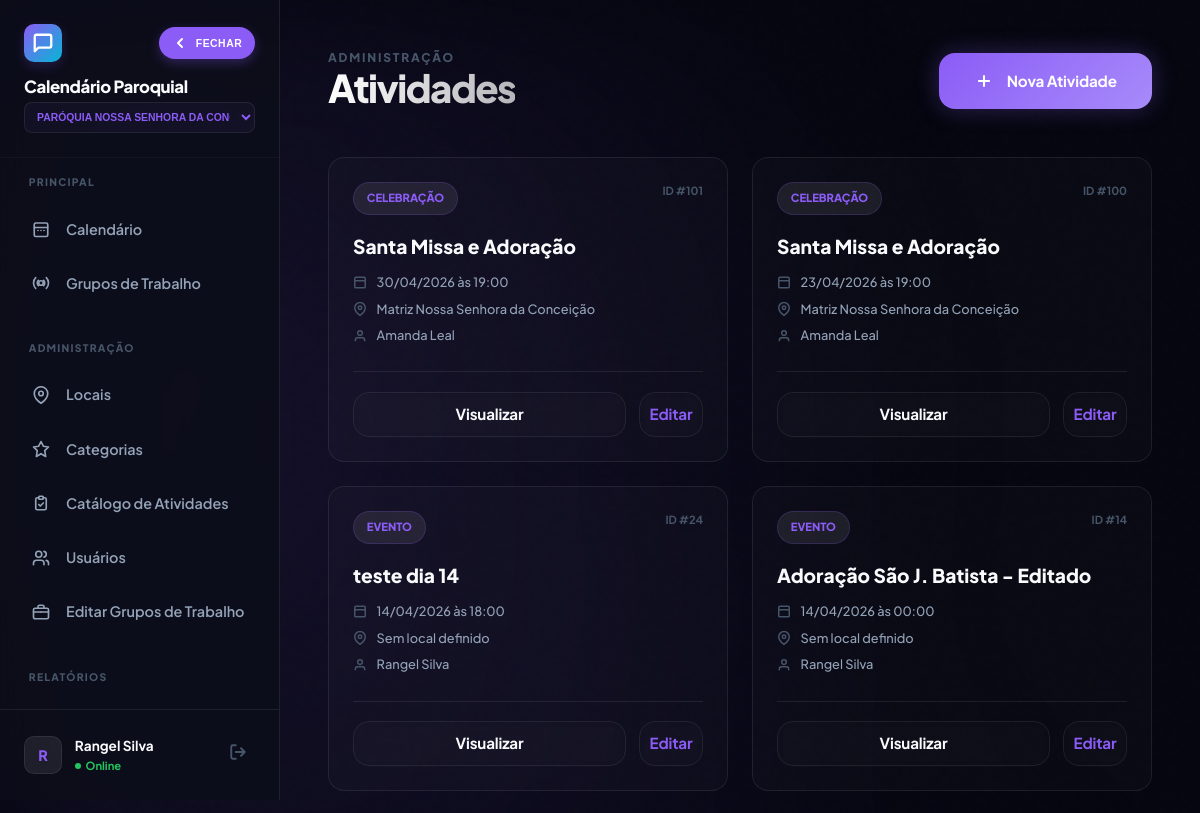
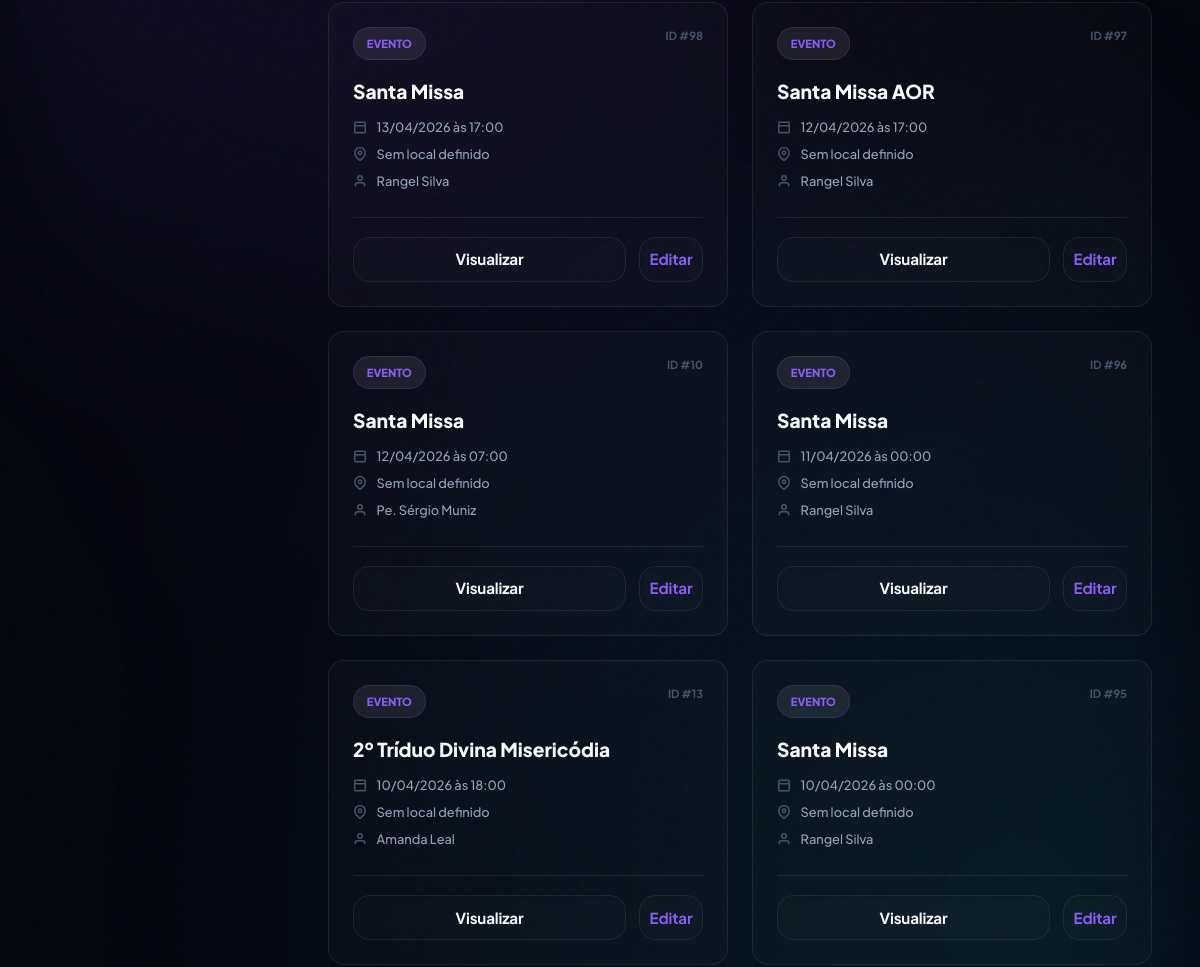
Before: /atividades.php (signed in, upper part) with the older database file (2 pictures, top to bottom).
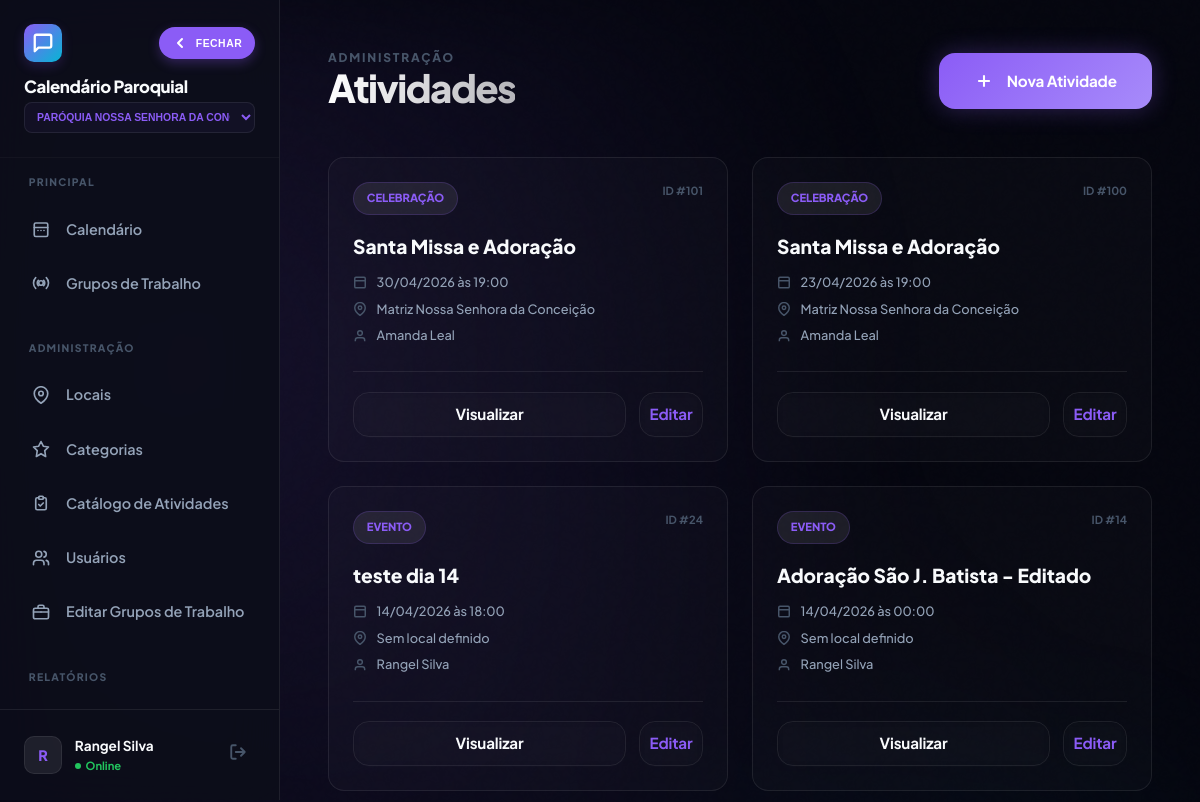
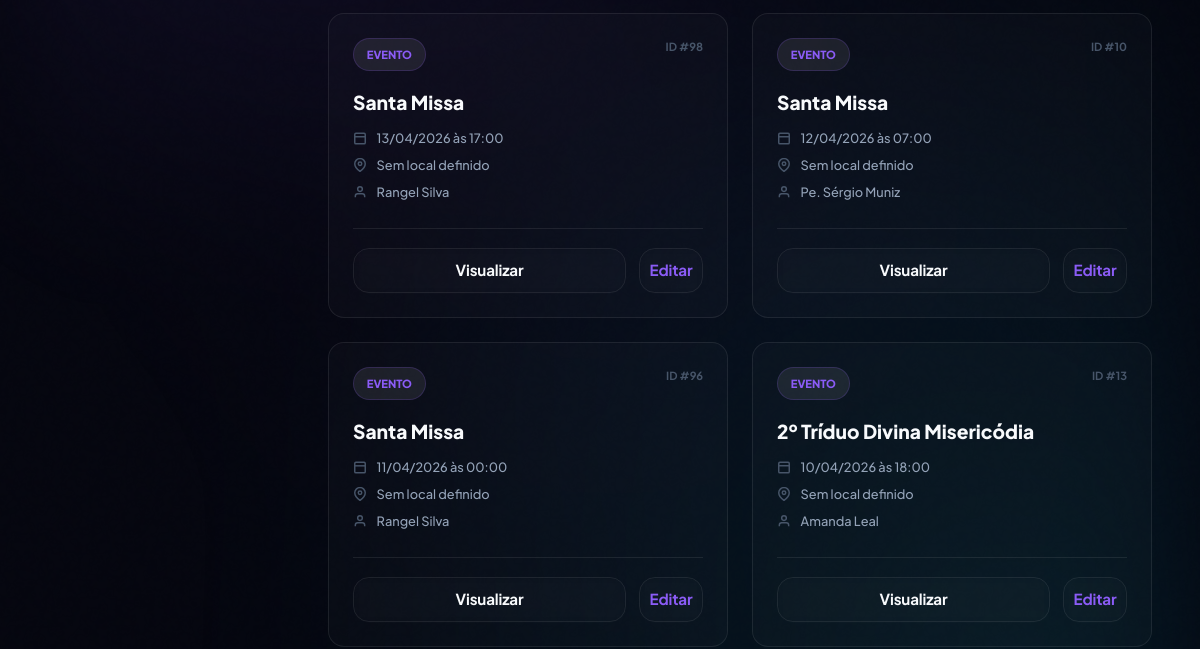
After: the same page with the newer database file (2 pictures, top to bottom).
### tables this page shows
CREATE TABLE `atividades` (
  `id` int(10) unsigned NOT NULL AUTO_INCREMENT,
  `nome` varchar(255) NOT NULL,
  `descricao` text DEFAULT NULL,
  `cor` varchar(7) DEFAULT '#3b82f6',
  `data_inicio` date NOT NULL,
  `hora_inicio` time DEFAULT NULL,
  `data_fim` date DEFAULT NULL,
  `hora_fim` time DEFAULT NULL,
  `local_id` int(10) unsigned DEFAULT NULL,
  `tipo_atividade_id` int(10) unsigned DEFAULT NULL,
  `categoria_id` int(10) unsigned DEFAULT NULL,
  `criador_id` int(10) unsigned DEFAULT NULL,
  `paroquia_id` int(10) unsigned DEFAULT NULL,
  `status` varchar(50) DEFAULT 'ativo',
  `restrito` tinyint(1) DEFAULT 0,
  `serie_key` varchar(100) DEFAULT NULL,
  `serie_frequencia` varchar(50) DEFAULT NULL,
  `serie_dias_semana` varchar(100) DEFAULT NULL,
  `serie_data_fim` date DEFAULT NULL,
  `data_criacao` timestamp NULL DEFAULT current_timestamp(),
  `ultima_atualizacao` timestamp NULL DEFAULT current_timestamp() ON UPDATE current_timestamp(),
  `is_multi_color` tinyint(1) DEFAULT 0,
  `is_flashing` tinyint(1) DEFAULT 0,
  PRIMARY KEY (`id`),
  KEY `fk_atividades_paroquia` (`paroquia_id`),
  KEY `fk_atividades_local` (`local_id`),
  KEY `fk_atividades_tipo` (`tipo_atividade_id`),
  CONSTRAINT `fk_atividades_local` FOREIGN KEY (`local_id`) REFERENCES `locais_paroquia` (`id`) ON DELETE SET NULL,
  CONSTRAINT `fk_atividades_paroquia` FOREIGN KEY (`paroquia_id`) REFERENCES `paroquias` (`id`) ON DELETE SET NULL,
  CONSTRAINT `fk_atividades_tipo` FOREIGN KEY (`tipo_atividade_id`) REFERENCES `tipos_atividade` (`id`) ON DELETE SET NULL
);

CREATE TABLE `tipos_atividade` (
  `id` int(10) unsigned NOT NULL AUTO_INCREMENT,
  `paroquia_id` int(10) unsigned DEFAULT NULL,
  `nome_tipo` varchar(100) NOT NULL,
  `cor` varchar(7) DEFAULT NULL,
  `icone` varchar(50) DEFAULT NULL,
  `descricao` text DEFAULT NULL,
  PRIMARY KEY (`id`)
);

CREATE TABLE `locais_paroquia` (
  `id` int(10) unsigned NOT NULL AUTO_INCREMENT,
  `paroquia_id` int(10) unsigned NOT NULL,
  `nome_local` varchar(255) NOT NULL,
  `descricao` text DEFAULT NULL,
  `ativo` tinyint(1) DEFAULT 1,
  `endereco` varchar(255) DEFAULT NULL,
  `telefone` varchar(20) DEFAULT NULL,
  `responsavel` varchar(100) DEFAULT NULL,
  `capacidade` int(11) DEFAULT NULL,
  PRIMARY KEY (`id`)
);

CREATE TABLE `usuarios` (
  `id` int(10) unsigned NOT NULL AUTO_INCREMENT,
  `nome` varchar(255) NOT NULL,
  `email` varchar(255) NOT NULL,
  `senha` varchar(255) NOT NULL,
  `perfil_id` int(10) unsigned DEFAULT NULL,
  `paroquia_id` int(10) unsigned DEFAULT NULL,
  `sexo` varchar(20) DEFAULT NULL,
  `telefone` varchar(20) DEFAULT NULL,
  `palavra_chave` varchar(255) DEFAULT NULL,
  `ativo` tinyint(1) DEFAULT 1,
  `perm_criar_eventos` tinyint(1) DEFAULT 0,
  `perm_editar_eventos` tinyint(1) DEFAULT 0,
  `perm_excluir_eventos` tinyint(1) DEFAULT 0,
  `perm_ver_restritos` tinyint(1) DEFAULT 0,
  `perm_cadastrar_usuario` tinyint(1) DEFAULT 0,
  `perm_admin_usuarios` tinyint(1) DEFAULT 0,
  `perm_ver_logs` tinyint(1) DEFAULT 0,
  `data_criacao` timestamp NULL DEFAULT current_timestamp(),
  `ultimo_login` timestamp NULL DEFAULT NULL,
  `data_nascimento` date DEFAULT NULL,
  `foto_perfil` varchar(255) DEFAULT NULL,
  `nivel_acesso` int(10) DEFAULT 0,
  `perfil_nome` varchar(50) DEFAULT NULL,
  `perm_ver_calendario` tinyint(1) DEFAULT 1,
  `perm_admin_sistema` tinyint(1) DEFAULT 0,
  `perm_gerenciar_catalogo` tinyint(1) DEFAULT 0,
  `perm_gerenciar_grupos` tinyint(1) DEFAULT 0,
  PRIMARY KEY (`id`),
  UNIQUE KEY `email` (`email`),
  KEY `fk_usuario_perfil` (`perfil_id`),
  KEY `fk_usuario_paroquia` (`paroquia_id`),
  CONSTRAINT `fk_usuario_paroquia` FOREIGN KEY (`paroquia_id`) REFERENCES `paroquias` (`id`) ON DELETE SET NULL,
  CONSTRAINT `fk_usuario_perfil` FOREIGN KEY (`perfil_id`) REFERENCES `perfis` (`id`) ON DELETE SET NULL
);

### config.php (called while the page is built, shortened)
<?php
function can(string $permission): bool {
    return isset($_SESSION['perms'][$permission]) && (bool)$_SESSION['perms'][$permission] === true;
}
function has_level(int $min_level): bool {
    return isset($_SESSION['usuario_nivel']) && (int)$_SESSION['usuario_nivel'] <= $min_level;
}
function h(mixed $v): string {
    return htmlspecialchars((string)($v ?? ''), ENT_QUOTES, 'UTF-8');
}
?>

### functions.php (called while the page is built, shortened)
<?php
require_once __DIR__ . '/config.php';
function formatTime(?string $time): string {
    return substr((string)$time, 0, 5);
}
function current_paroquia_id(): int {
    return (int)($_SESSION['paroquia_id'] ?? 0);
}
?>

### atividades.php (the view, shortened to what this page needs)
<?php
require_once 'functions.php';
$pid = current_paroquia_id();
$sql = "
    SELECT a.*, l.nome_local, t.nome_tipo, t.icone, u.nome as criador_nome
    FROM atividades a
    LEFT JOIN locais_paroquia l ON a.local_id = l.id
    LEFT JOIN tipos_atividade t ON a.tipo_atividade_id = t.id
    LEFT JOIN usuarios u ON a.criador_id = u.id
    WHERE a.paroquia_id = ?
      AND (a.restrito = 0 OR ? = 1 OR a.criador_id = ?)
    ORDER BY a.data_inicio DESC, a.hora_inicio DESC
";
$userId = (int)($_SESSION['usuario_id'] ?? 0);
$canVerRestritos = (int)can('ver_restritos');
$stmt = $conn->prepare($sql);
$stmt->bind_param('iii', $pid, $canVerRestritos, $userId);
$stmt->execute();
$activities = $stmt->get_result();
?>
<!DOCTYPE html>
<html lang="pt-BR">
<head>
    <link rel="stylesheet" href="style.css">
</head>
<body>
    <div class="bg-mesh"></div>
    <div class="app-shell">
        <?php include 'sidebar.php'; ?>
        <main class="main-content">
            <header class="header-stack animate-in">
                <div>
                    <p style="font-size: 0.75rem; font-weight: 800; letter-spacing: 0.15em; color: var(--text-ghost);">ADMINISTRAÇÃO</p>
                    <h1 class="gradient-text">Atividades</h1>
                </div>
                <?php if (can('criar_eventos')): ?>
                <a href="novaatividade.php" class="btn btn-primary shimmer">
                    <svg width="20" height="20" viewBox="0 0 24 24" fill="none" stroke="currentColor" stroke-width="2.5"><line x1="12" y1="5" x2="12" y2="19"></line><line x1="5" y1="12" x2="19" y2="12"></line></svg>
                    Nova Atividade
                </a>
                <?php endif; ?>
            </header>
            <section class="activity-grid animate-in" style="animation-delay: 0.1s;">
                <?php if ($activities->num_rows > 0): ?>
                    <?php while ($row = $activities->fetch_assoc()):
                        $di = new DateTime($row['data_inicio']);
                    ?>
                    <article class="glass-card activity-card">
                        <div class="card-header">
                            <span class="type-badge"><?= h($row['nome_tipo'] ?: 'Evento') ?></span>
                            <div style="font-size: 0.7rem; color: var(--text-ghost); font-weight: 700;">
                                ID #<?= $row['id'] ?>
                            </div>
                        </div>
                        <div class="card-body">
                            <h3><?= h($row['nome']) ?></h3>
                            <div class="meta-item">
                                <svg width="14" height="14" viewBox="0 0 24 24" fill="none" stroke="currentColor" stroke-width="2.5"><rect width="18" height="18" x="3" y="4" rx="2"/><line x1="3" x2="21" y1="10" y2="10"/></svg>
                                <?= $di->format('d/m/Y') ?> às <?= formatTime($row['hora_inicio']) ?>
                            </div>
                            <div class="meta-item">
                                <svg width="14" height="14" viewBox="0 0 24 24" fill="none" stroke="currentColor" stroke-width="2.5"><path d="M21 10c0 7-9 13-9 13s-9-6-9-13a9 9 0 0 1 18 0z"/><circle cx="12" cy="10" r="3"/></svg>
                                <?= h($row['nome_local'] ?: 'Sem local definido') ?>
                            </div>
                            <div class="meta-item">
                                <svg width="14" height="14" viewBox="0 0 24 24" fill="none" stroke="currentColor" stroke-width="2.5"><path d="M20 21v-2a4 4 0 0 0-4-4H8a4 4 0 0 0-4 4v2"/><circle cx="12" cy="7" r="4"/></svg>
                                <?= h($row['criador_nome'] ?: 'Sistema') ?>
                            </div>
                        </div>
                        <div class="card-footer">
                            <a href="ver_atividade.php?id=<?= $row['id'] ?>" class="btn btn-ghost" style="padding: 0.6rem; flex: 1;">Visualizar</a>
                            <?php if (can('editar_eventos')): ?>
                            <a href="editar_atividade.php?id=<?= $row['id'] ?>" class="btn btn-ghost" style="padding: 0.6rem; color: var(--primary);">Editar</a>
                            <?php endif; ?>
                        </div>
                    </article>
                    <?php endwhile; ?>
                <?php endif; ?>
            </section>
        </main>
    </div>
</body>
</html>

Changed rows visible on the page:
removed atividades: nome_tipo "EVENTO", id "97", nome "Santa Missa AOR", data_inicio "12/04/2026", hora_inicio "17:00", nome_local "Sem local definido", usuarios.nome "Rangel Silva"
no longer on this page (row unchanged): atividades: nome_tipo "EVENTO", id "95", nome "Santa Missa", data_inicio "10/04/2026", hora_inicio "00:00", nome_local "Sem local definido", usuarios.nome "Rangel Silva"
